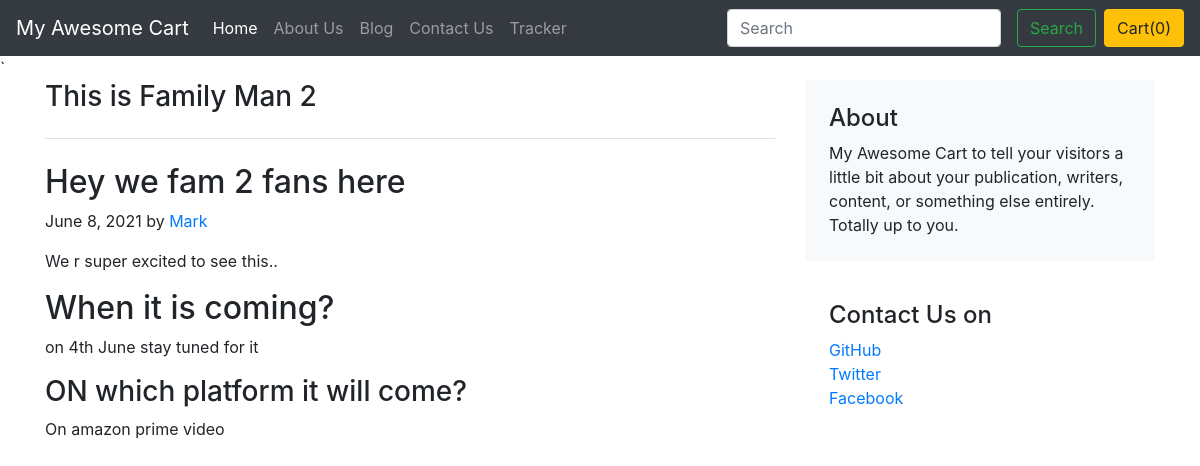
The page /blog/blogpost/1 on the database its author committed.
### blog/models.py (models this page shows)
class BlogPost(models.Model):
    post_id = models.AutoField(primary_key=True)
    title = models.CharField(max_length=50)
    head0 = models.CharField(max_length=500, default="")
    chead0 = models.CharField(max_length=5000, default="")
    head1 = models.CharField(max_length=500, default="")
    chead1 = models.CharField(max_length=5000, default="")
    head2 = models.CharField(max_length=500, default="")
    chead2 = models.CharField(max_length=5000, default="")
    pub_date = models.DateField()
    thumbnail = models.ImageField(upload_to="shop/images", default="")
    def __str__(self):
        return self.title

### blog/views.py (the view)
# urls.py: path("blogpost/<int:id>", views.blogpost, name="blogpost")
def blogpost(request, id):
    post = BlogPost.objects.filter(post_id=id)[0]
    print(post)
    return render(request, 'blog/blogpost.html', {'post': post})

### blog/templates/blog/blogpost.html (shortened to what this page needs)
{% extends 'blog/basic.html' %}
{% block body %}
<div class="container">
<div class="row g-5">
    <div class="col-md-8">
      <h3 class="pb-4 mb-4 fst-italic border-bottom">
        {{post.title}}
      </h3>
      <article class="blog-post">
        <h2 class="blog-post-title">{{post.head0}}</h2>
        <p class="blog-post-meta">{{post.pub_date}} by <a href="#">Mark</a></p>
        <p>{{post.chead0}}</p>
        <h2>{{post.head1}}</h2>
        <p>{{post.chead1}}</p>
        <h3>{{post.head2}}</h3>
        <p>{{post.chead2}}</p>
      </article>
    </div>
    <div class="col-md-4">
      <div class="position-sticky" style="top: 2rem;">
        <div class="p-4 mb-3 bg-light rounded">
          <h4 class="fst-italic">About</h4>
          <p class="mb-0">My Awesome Cart to tell your visitors a little bit about your publication, writers, content, or something else entirely. Totally up to you.</p>
        </div>
        <div class="p-4">
          <h4 class="fst-italic">Contact Us on</h4>
          <ol class="list-unstyled">
            <li><a href="#">GitHub</a></li>
            <li><a href="#">Twitter</a></li>
            <li><a href="#">Facebook</a></li>
          </ol>
        </div>
      </div>
    </div>
  </div>
</div>
{% endblock body %}

### rows shown on the page
BlogPost: title "This is Family Man 2", head0 "Hey we fam 2 fans here", pub_date "June 8, 2021", chead0 "We r super excited to see this..", head1 "When it is coming?", chead1 "on 4th June stay tuned for it", head2 "ON which platform it will come?", chead2 "On amazon prime video"
